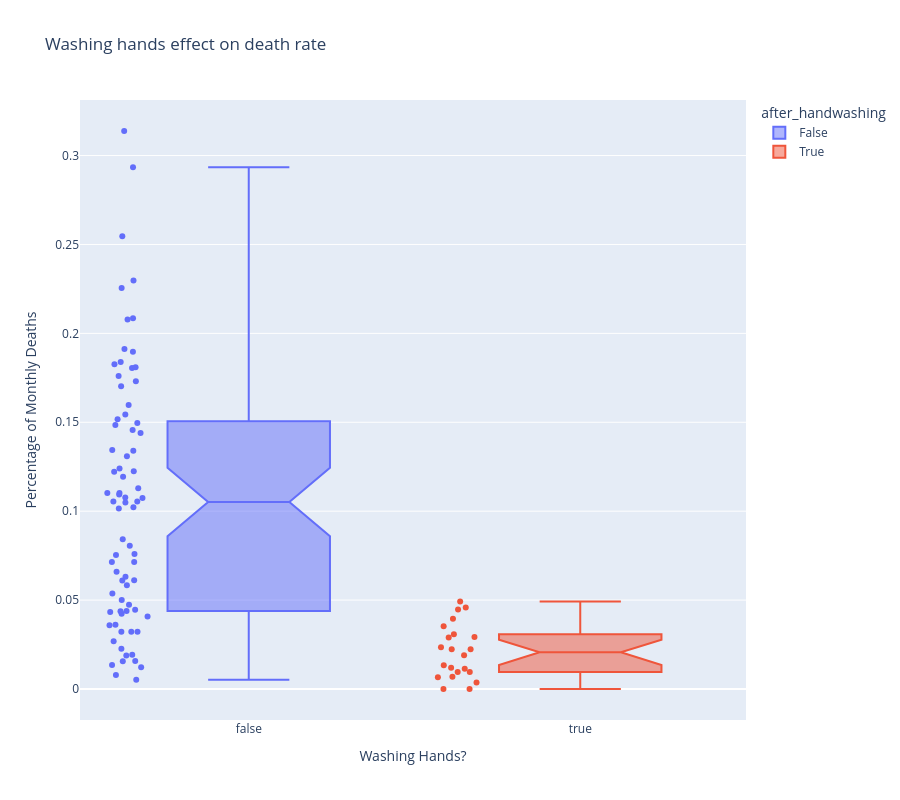

The notebook cell saved with this chart:
### Code cell
box = px.box(df_monthly,
             x="after_handwashing",
             y="pct_deaths",
             color="after_handwashing",
             notched=True,
             title="Washing hands effect on death rate",
             points='all',
             height=800
             )

box.update_layout(xaxis_title='Washing Hands?',
                  yaxis_title='Percentage of Monthly Deaths',)

box.show()

### Figure 1 — Plotly figure (JSON) as saved in the notebook; plotly's stock layout.template omitted (floating-point values rounded to 4 significant figures)
{"data": [{"alignmentgroup": "True", "boxpoints": "all", "hovertemplate": "after_handwashing=%{x}<br>pct_deaths=%{y}<extra></extra>", "legendgroup": "False", "marker": {"color": "#636efa"}, "name": "False", "notched": true, "offsetgroup": "False", "orientation": "v", "showlegend": true, "type": "box", "x": [false, false, false, false, false, false, false, false, false, false, false, false, false, false, false, false, false, false, false, false, false, false, false, false, false, false, false, false, false, false, false, false, false, false, false, false, false, false, false, false, false, false, false, false, false, false, false, false, false, false, false, false, false, false, false, false, false, false, false, false, false, false, false, false, false, false, false, false, false, false, false, false, false, false, false, false], "x0": " ", "xaxis": "x", "y": [0.1457, 0.07531, 0.04332, 0.01569, 0.007843, 0.05, 0.08421, 0.01351, 0.01878, 0.1102, 0.2255, 0.2085, 0.1222, 0.1023, 0.1074, 0.03226, 0.06593, 0.2078, 0.2546, 0.1839, 0.2934, 0.2297, 0.3138, 0.1912, 0.1597, 0.1241, 0.1193, 0.06098, 0.04082, 0.005236, 0.01554, 0.02262, 0.176, 0.07143, 0.08051, 0.1516, 0.1128, 0.1703, 0.1731, 0.05833, 0.02679, 0.04369, 0.0632, 0.01224, 0.03226, 0.1102, 0.1055, 0.07591, 0.04745, 0.04452, 0.04231, 0.04392, 0.07143, 0.06122, 0.03586, 0.1055, 0.1484, 0.1094, 0.1049, 0.1339, 0.1809, 0.1543, 0.1897, 0.1344, 0.1015, 0.131, 0.1806, 0.1439, 0.1496, 0.1077, 0.05369, 0.03215, 0.01923, 0.03607, 0.1827, 0.1224], "y0": " ", "yaxis": "y"}, {"alignmentgroup": "True", "boxpoints": "all", "hovertemplate": "after_handwashing=%{x}<br>pct_deaths=%{y}<extra></extra>", "legendgroup": "True", "marker": {"color": "#EF553B"}, "name": "True", "notched": true, "offsetgroup": "True", "orientation": "v", "showlegend": true, "type": "box", "x": [true, true, true, true, true, true, true, true, true, true, true, true, true, true, true, true, true, true, true, true, true, true], "x0": " ", "xaxis": "x", "y": [0.02239, 0.012, 0.01894, 0.0458, 0.03957, 0.04472, 0.0293, 0.03534, 0.006873, 0.0, 0.006557, 0.009585, 0.01136, 0.003717, 0.0, 0.009615, 0.02341, 0.02903, 0.0134, 0.02233, 0.03085, 0.04926], "y0": " ", "yaxis": "y"}], "layout": {"boxmode": "overlay", "height": 800, "legend": {"title": {"text": "after_handwashing"}, "tracegroupgap": 0}, "title": {"text": "Washing hands effect on death rate"}, "xaxis": {"anchor": "y", "categoryarray": [false, true], "categoryorder": "array", "domain": [0, 1], "title": {"text": "Washing Hands?"}}, "yaxis": {"anchor": "x", "domain": [0, 1], "title": {"text": "Percentage of Monthly Deaths"}}}}
